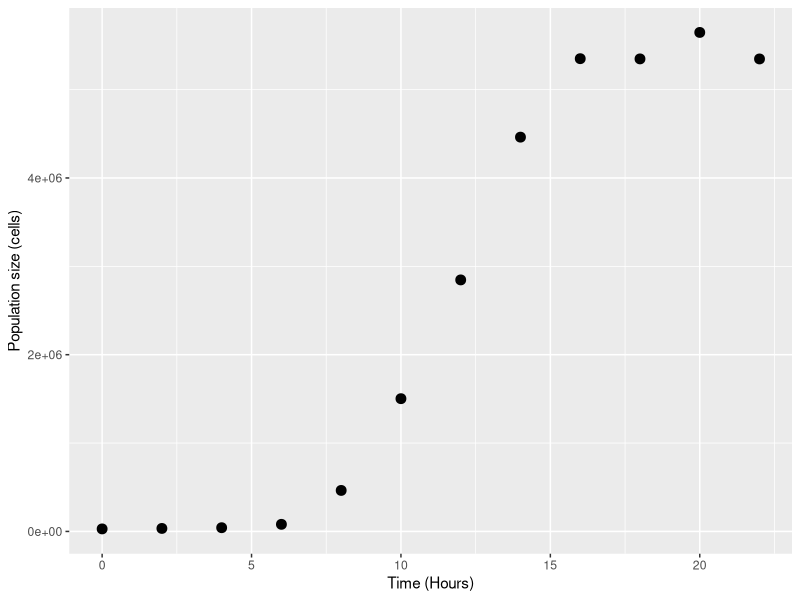
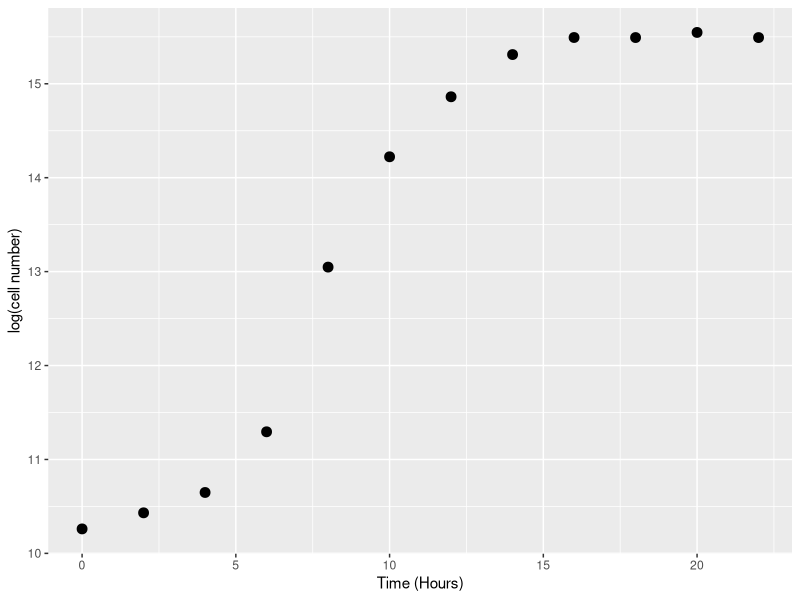
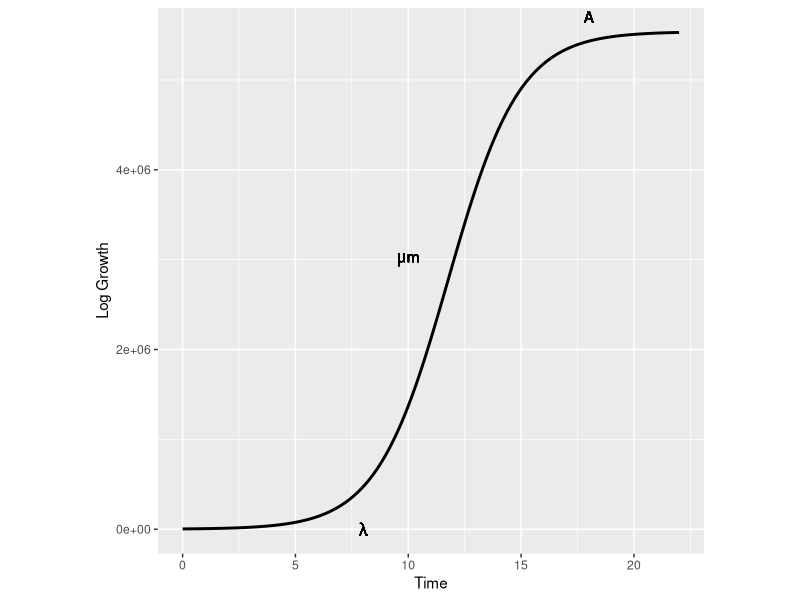

Write R code to recreate these figures, in order.
library(dplyr)
library(ggplot2)
library(minpack.lm)
t <- seq(0, 22, 2)
N <- c(32500, 33000, 38000, 105000, 445000, 1430000, 3020000, 4720000, 5670000, 5870000, 5930000, 5940000)

set.seed(1234) # To ensure we always get the same random sequence in this example "dataset" 

data <- data.frame(t, N * (1 + rnorm(length(t), sd = 0.1))) # add some random error

names(data) <- c("Time", "N")

head(data)

ggplot(data, aes(x = Time, y = N)) + geom_point(size = 3) +labs(x = "Time (Hours)", y = "Population size (cells)")

data$LogN <- log(data$N)

# visualise
ggplot(data, aes(x = t, y = LogN)) + 
  geom_point(size = 3) +
  labs(x = "Time (Hours)", y = "log(cell number)")

logistic_model <- function(t, r_max, K, N_0){ # The classic logistic equation
  return(N_0 * K * exp(r_max * t)/(K + N_0 * (exp(r_max * t) - 1)))
}

N_0_start <- min(data$N) # lowest population size
K_start <- max(data$N) # highest population size
r_max_start <- 0.62 # use our estimate from the OLS fitting from above

fit_logistic <- nlsLM(N ~ logistic_model(t = Time, r_max, K, N_0), data,
                      list(r_max=r_max_start, N_0 = N_0_start, K = K_start)) #minimized fit in R

timepoints <- seq(0, 22, 0.1)

logistic_points <- logistic_model(t = timepoints, 
                                  r_max = coef(fit_logistic)["r_max"], 
                                  K = coef(fit_logistic)["K"], 
                                  N_0 = coef(fit_logistic)["N_0"]) #starting parameters for nlsLM function

df1 <- data.frame(timepoints, logistic_points)

df1$model <- "Logistic equation"
names(df1) <- c("Time", "N", "model")

#Save plot in graphs directory as a pdf
pdf(file="graphs/example_data_logistic.pdf")
ggplot(data, aes(x = Time, y = N)) +geom_line(data = df1, aes(x = Time, y = N), size = 1) + theme(aspect.ratio=1)+ labs(x = "Time", y = "Log Growth")+ geom_text(x=18, y=5.7e+06, label="A") + 
  geom_text(x=10,y=3e+06,label= expression(paste(mu,"m"))) + geom_text(x=8, y=0, label=expression(paste(lambda)))
dev.off()
